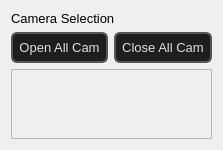
                <widget class="QWidget" name="page">
                 <layout class="QGridLayout" name="gridLayout_19">
                  <item row="0" column="0">
                   <widget class="QLabel" name="label_13">
                    <property name="font">
                     <font>
                      <family>Segoe UI</family>
                      <pointsize>10</pointsize>
                     </font>
                    </property>
                    <property name="text">
                     <string>Camera Selection</string>
                    </property>
                   </widget>
                  </item>
                  <item row="2" column="0">
                   <widget class="QScrollArea" name="scrollArea_camViewSelection">
                    <property name="sizePolicy">
                     <sizepolicy hsizetype="Expanding" vsizetype="Expanding">
                      <horstretch>0</horstretch>
                      <verstretch>0</verstretch>
                     </sizepolicy>
                    </property>
                    <property name="font">
                     <font>
                      <family>Segoe UI</family>
                      <pointsize>9</pointsize>
                     </font>
                    </property>
                    <property name="styleSheet">
                     <string notr="true"/>
                    </property>
                    <property name="widgetResizable">
                     <bool>true</bool>
                    </property>
                    <widget class="QWidget" name="scrollAreaWidgetContents">
                     <property name="geometry">
                      <rect>
                       <x>0</x>
                       <y>0</y>
                       <width>58</width>
                       <height>30</height>
                      </rect>
                     </property>
                     <layout class="QVBoxLayout" name="verticalLayout_7"/>
                    </widget>
                   </widget>
                  </item>
                  <item row="1" column="0">
                   <layout class="QHBoxLayout" name="horizontalLayout_18">
                    <item>
                     <widget class="QPushButton" name="pushButton_openAllCam">
                      <property name="font">
                       <font>
                        <family>Segoe UI</family>
                        <pointsize>10</pointsize>
                       </font>
                      </property>
                      <property name="styleSheet">
                       <string notr="true">QPushButton {
    border: 2px solid #555555;
    border-radius: 6px;
    padding: 6px;
    background-color: #1E1E1E;
    color: #E0E0E0;
}

QPushButton:hover {
    border: 2px solid #888888;
    background-color: #2A2A2A;
}

QPushButton:pressed {
    border: 2px solid #00AEEF;
    background-color: #141414;
}

QPushButton:checked {
    border: 2px solid #00AEEF;
    background-color: #003847;
    color: #FFFFFF;
}

QPushButton:disabled {
    border: 2px solid #333333;
    background-color: #1A1A1A;
    color: #666666;
}</string>
                      </property>
                      <property name="text">
                       <string>Open All Cam</string>
                      </property>
                     </widget>
                    </item>
                    <item>
                     <widget class="QPushButton" name="pushButton_closeAllCam">
                      <property name="font">
                       <font>
                        <family>Segoe UI</family>
                        <pointsize>10</pointsize>
                       </font>
                      </property>
                      <property name="styleSheet">
                       <string notr="true">QPushButton {
    border: 2px solid #555555;
    border-radius: 6px;
    padding: 6px;
    background-color: #1E1E1E;
    color: #E0E0E0;
}

QPushButton:hover {
    border: 2px solid #888888;
    background-color: #2A2A2A;
}

QPushButton:pressed {
    border: 2px solid #00AEEF;
    background-color: #141414;
}

QPushButton:checked {
    border: 2px solid #00AEEF;
    background-color: #003847;
    color: #FFFFFF;
}

QPushButton:disabled {
    border: 2px solid #333333;
    background-color: #1A1A1A;
    color: #666666;
}</string>
                      </property>
                      <property name="text">
                       <string>Close All Cam</string>
                      </property>
                     </widget>
                    </item>
                   </layout>
                  </item>
                 </layout>
                </widget>
